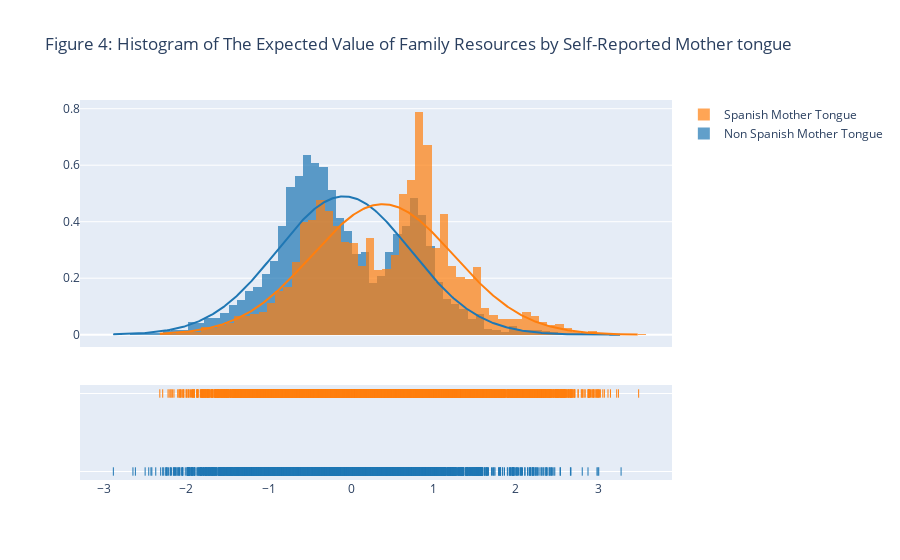

Source (notebook cell):
### Code cell
# Figure 4

data1 = ff.create_distplot([c['Family Resources'] for c in dbs], ['Non Spanish Mother Tongue','Spanish Mother Tongue'], bin_size=.1,curve_type='normal')
fig = go.Figure(data=data1, layout=[])
fig.update_layout(title_text='Figure 4: Histogram of The Expected Value of Family Resources by Self-Reported Mother tongue')
fig.show()

### Figure 1 — Plotly figure (JSON) as saved in the notebook; plotly's stock layout.template omitted (floating-point values rounded to 4 significant figures; data arrays with more than 128 entries replaced by an {"elided": "..."} marker saying what was removed)
{"data": [{"autobinx": false, "histnorm": "probability density", "legendgroup": "Non Spanish Mother Tongue", "marker": {"color": "rgb(31, 119, 180)"}, "name": "Non Spanish Mother Tongue", "opacity": 0.7, "type": "histogram", "x": {"elided": "6405 float values"}, "xaxis": "x", "xbins": {"end": 3.276, "size": 0.1, "start": -2.887}, "yaxis": "y"}, {"autobinx": false, "histnorm": "probability density", "legendgroup": "Spanish Mother Tongue", "marker": {"color": "rgb(255, 127, 14)"}, "name": "Spanish Mother Tongue", "opacity": 0.7, "type": "histogram", "x": {"elided": "12209 float values"}, "xaxis": "x", "xbins": {"end": 3.489, "size": 0.1, "start": -2.323}, "yaxis": "y"}, {"legendgroup": "Non Spanish Mother Tongue", "marker": {"color": "rgb(31, 119, 180)"}, "mode": "lines", "name": "Non Spanish Mother Tongue", "showlegend": false, "type": "scatter", "x": {"elided": "500 float values"}, "xaxis": "x", "y": {"elided": "500 float values"}, "yaxis": "y"}, {"legendgroup": "Spanish Mother Tongue", "marker": {"color": "rgb(255, 127, 14)"}, "mode": "lines", "name": "Spanish Mother Tongue", "showlegend": false, "type": "scatter", "x": {"elided": "500 float values"}, "xaxis": "x", "y": {"elided": "500 float values"}, "yaxis": "y"}, {"legendgroup": "Non Spanish Mother Tongue", "marker": {"color": "rgb(31, 119, 180)", "symbol": "line-ns-open"}, "mode": "markers", "name": "Non Spanish Mother Tongue", "showlegend": false, "type": "scatter", "x": {"elided": "6405 float values"}, "xaxis": "x", "y": {"elided": "6405 str values"}, "yaxis": "y2"}, {"legendgroup": "Spanish Mother Tongue", "marker": {"color": "rgb(255, 127, 14)", "symbol": "line-ns-open"}, "mode": "markers", "name": "Spanish Mother Tongue", "showlegend": false, "type": "scatter", "x": {"elided": "12209 float values"}, "xaxis": "x", "y": {"elided": "12209 str values"}, "yaxis": "y2"}], "layout": {"barmode": "overlay", "hovermode": "closest", "legend": {"traceorder": "reversed"}, "title": {"text": "Figure 4: Histogram of The Expected Value of Family Resources by Self-Reported Mother tongue"}, "xaxis": {"anchor": "y2", "domain": [0, 1], "zeroline": false}, "yaxis": {"anchor": "free", "domain": [0.35, 1], "position": 0}, "yaxis2": {"anchor": "x", "domain": [0, 0.25], "dtick": 1, "showticklabels": false}}}
